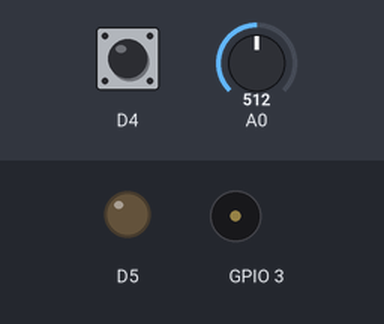
Bench run of a sketch on a simulated ESP8266 (NodeMCU). On the bench: output pins drawn as LEDs (lit = HIGH), buzzer (waves = sounding). Dashed ring = blinking. The test bench sets the inputs (shaded band); at power-on: A0 = 512, D4 HIGH.

Above: at 2.2 s.
2.3 s: A0 set to 646
3.8 s: A0 set to 672
At 4.37 s:
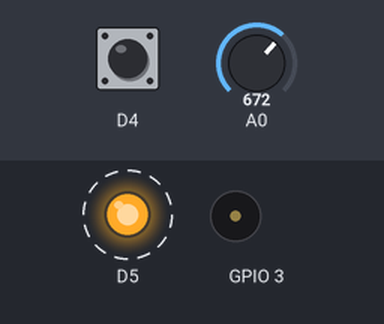
At 9.1 s:
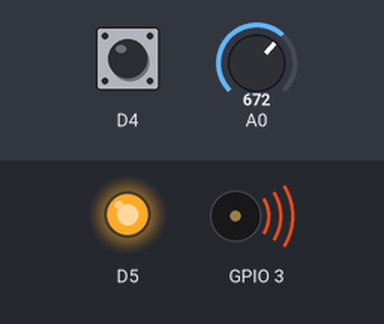
Timing chart, 0 to 10.6 s (numbered marks = the images above; inputs shaded):
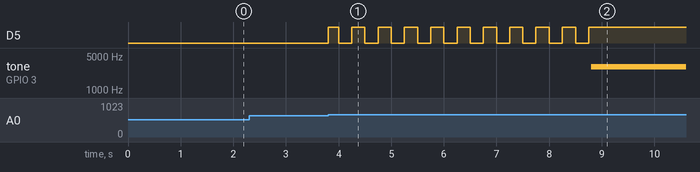

Measured:
- the behaviour switches between 662 and 663 on A0 (found by bisection; images 0 and 1)
- after the input at 2.3 s, every drawn part: stays the same
- after the input at 3.8 s, D5: alternates HIGH for 0.25 s and LOW for 0.25 s, 21 changes in all, then stays HIGH, starting at once; tone on GPIO 3: silent → 3000 Hz after 5.0 s

The sketch:

game2.ino
```cpp
enum State { LOCKED, GRACE, ALARM, OPENED };
int  stable = HIGH, lastRead = HIGH;
unsigned long tChange = 0, tDown = 0;
bool justPressed = false;     // 이번 loop 에서 막 눌렸다
unsigned long released = 0;   // 이번 loop 에서 막 뗐다 → 누른 시간(ms)

void readButton() {
  justPressed = false;  released = 0;
  int r = digitalRead(D4);
  if (r != lastRead) { lastRead = r; tChange = millis(); }
  if (millis() - tChange > 20 && r != stable) {   // 20ms 조용 = 진짜
    stable = r;
    if (stable == LOW) { justPressed = true; tDown = millis(); }
    else               released = millis() - tDown;
  }
}

State st = LOCKED;
int closedVal;               // 닫혔을 때의 빛
int code = 0, n = 0;         // 쌓인 암호, 누른 횟수
const int SECRET = 121;      // 짧게·길게·짧게
unsigned long t0;
// ← 여기에 '버튼 도우미' (readButton) 붙여 넣기
bool isOpen() { return abs(analogRead(A0) - closedVal) > 150; }
void readCode() {
  if (released > 0) {                 // 방금 뗐다
    if (released < 400) code = code * 10 + 1;
    else                code = code * 10 + 2;
    n++;  Serial.println(code);
  }
}
void setup() {
  Serial.begin(9600);  pinMode(D4, INPUT_PULLUP);
  pinMode(D9, OUTPUT);  pinMode(D13, OUTPUT);
  delay(1000);                  // 뚜껑 닫고 1초 기다리기
  closedVal = analogRead(A0);
}
void loop() {
  readButton();  readCode();
  switch (st) {
    case LOCKED:                                 // ● 감시
      code = 0;  n = 0;
      if (isOpen()) { st = GRACE;  t0 = millis(); }
      break;
    case GRACE:                                  // ● 유예 5초
      digitalWrite(D13, (millis() / 250) % 2);   // 깜빡깜빡
      if (n == 3 && code == SECRET) st = OPENED;
      else if (n == 3 || millis() - t0 > 5000) { tone(D9, 3000); st = ALARM; }
      break;
    case ALARM:                                  // ● 경보
      if (n == 3) {
        if (code == SECRET) { noTone(D9);  st = OPENED; }
        code = 0;  n = 0;                        // 다시 기회
      }
      break;
    case OPENED:                                 // ● 열림
      digitalWrite(D13, HIGH);
      if (!isOpen()) { digitalWrite(D13, LOW);  st = LOCKED; }
      break;
  }
}
```
